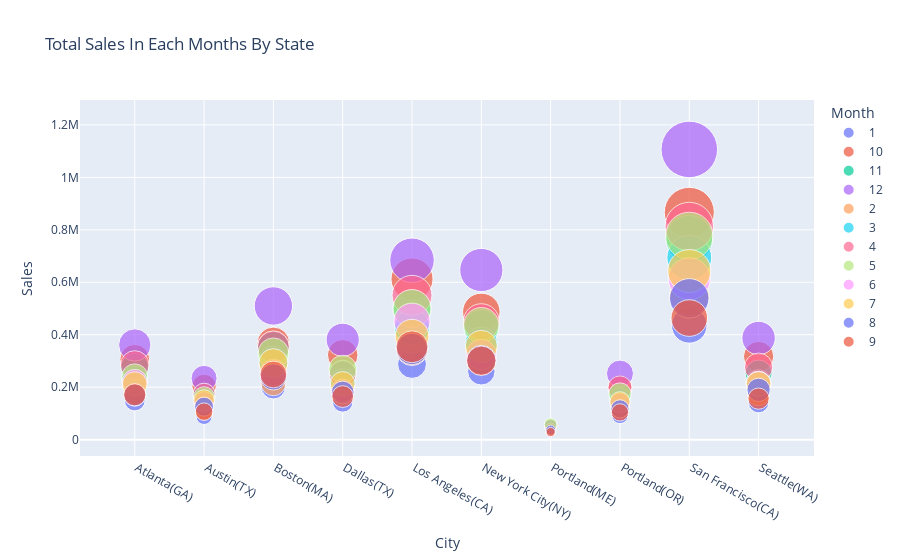

Source (notebook cell):
### Code cell
## Scatter Plot Of Sum of Sales in every month by every City, This plot show all sum of order and Each price of a sale and Sum of sales in all 12 month 

fig = px.scatter(stockData3BestMonth, x="City", y="Sales", size = "Sales", color="Month", title='Total Sales In Each Months By State',  
                 hover_data=['QuantityOrdered', 'PriceEach'], size_max=40,  )
fig.update_traces(texttemplate='%{text:.2s}')
##fig.update_layout(uniformtext_minsize=8, uniformtext_mode='hide')
fig.show()
#with open("figure5.pdf", "wb") as f:
#    f.write(scope.transform(fig, format="pdf"))
fig.write_html("file5.png")

### Figure 1 — Plotly figure (JSON) as saved in the notebook; plotly's stock layout.template omitted (floating-point values rounded to 4 significant figures)
{"data": [{"customdata": [[876, 148500.0], [582, 87660.0], [1174, 200200.0], [878, 142900.0], [1716, 286800.0], [1513, 257900.0], [138, 22630.0], [555, 91830.0], [2661, 433700.0], [810, 139700.0]], "hovertemplate": "Month=1<br>City=%{x}<br>Sales=%{marker.size}<br>QuantityOrdered=%{customdata[0]}<br>PriceEach=%{customdata[1]}<extra></extra>", "legendgroup": "1", "marker": {"color": "#636efa", "size": [149200.0, 88090.0, 201100.0, 143500.0, 288600.0, 260600.0, 22710.0, 92280.0, 435600.0, 140700.0], "sizemode": "area", "sizeref": 691.6, "symbol": "circle"}, "mode": "markers", "name": "1", "orientation": "v", "showlegend": true, "texttemplate": "%{text:.2s}", "type": "scatter", "x": [" Atlanta(GA)", " Austin(TX)", " Boston(MA)", " Dallas(TX)", " Los Angeles(CA)", " New York City(NY)", " Portland(ME)", " Portland(OR)", " San Francisco(CA)", " Seattle(WA)"], "xaxis": "x", "y": [149200.0, 88090.0, 201100.0, 143500.0, 288600.0, 260600.0, 22710.0, 92280.0, 435600.0, 140700.0], "yaxis": "y"}, {"customdata": [[1793, 304500.0], [1235, 202100.0], [2444, 364300.0], [1813, 321400.0], [3725, 609200.0], [2951, 485300.0], [281, 51800.0], [1274, 200200.0], [5310, 861900.0], [1877, 314800.0]], "hovertemplate": "Month=10<br>City=%{x}<br>Sales=%{marker.size}<br>QuantityOrdered=%{customdata[0]}<br>PriceEach=%{customdata[1]}<extra></extra>", "legendgroup": "10", "marker": {"color": "#EF553B", "size": [306300.0, 203200.0, 367000.0, 323100.0, 612500.0, 487000.0, 52320.0, 201800.0, 866700.0, 316900.0], "sizemode": "area", "sizeref": 691.6, "symbol": "circle"}, "mode": "markers", "name": "10", "orientation": "v", "showlegend": true, "texttemplate": "%{text:.2s}", "type": "scatter", "x": [" Atlanta(GA)", " Austin(TX)", " Boston(MA)", " Dallas(TX)", " Los Angeles(CA)", " New York City(NY)", " Portland(ME)", " Portland(OR)", " San Francisco(CA)", " Seattle(WA)"], "xaxis": "x", "y": [306300.0, 203200.0, 367000.0, 323100.0, 612500.0, 487000.0, 52320.0, 201800.0, 866700.0, 316900.0], "yaxis": "y"}, {"customdata": [[1568, 273100.0], [977, 170400.0], [2173, 349600.0], [1562, 247100.0], [3120, 496400.0], [2651, 425700.0], [259, 34500.0], [1065, 172200.0], [4840, 760900.0], [1583, 250600.0]], "hovertemplate": "Month=11<br>City=%{x}<br>Sales=%{marker.size}<br>QuantityOrdered=%{customdata[0]}<br>PriceEach=%{customdata[1]}<extra></extra>", "legendgroup": "11", "marker": {"color": "#00cc96", "size": [275300.0, 171300.0, 351500.0, 248600.0, 499700.0, 428200.0, 34680.0, 173200.0, 765000.0, 252100.0], "sizemode": "area", "sizeref": 691.6, "symbol": "circle"}, "mode": "markers", "name": "11", "orientation": "v", "showlegend": true, "texttemplate": "%{text:.2s}", "type": "scatter", "x": [" Atlanta(GA)", " Austin(TX)", " Boston(MA)", " Dallas(TX)", " Los Angeles(CA)", " New York City(NY)", " Portland(ME)", " Portland(OR)", " San Francisco(CA)", " Seattle(WA)"], "xaxis": "x", "y": [275300.0, 171300.0, 351500.0, 248600.0, 499700.0, 428200.0, 34680.0, 173200.0, 765000.0, 252100.0], "yaxis": "y"}, {"customdata": [[2225, 359100.0], [1518, 232400.0], [3026, 506600.0], [2303, 378200.0], [4378, 679200.0], [3816, 643600.0], [352, 51770.0], [1506, 250800.0], [6787, 1101000.0], [2203, 386200.0]], "hovertemplate": "Month=12<br>City=%{x}<br>Sales=%{marker.size}<br>QuantityOrdered=%{customdata[0]}<br>PriceEach=%{customdata[1]}<extra></extra>", "legendgroup": "12", "marker": {"color": "#ab63fa", "size": [360900.0, 233800.0, 509600.0, 380700.0, 684000.0, 646800.0, 51970.0, 251700.0, 1107000.0, 387300.0], "sizemode": "area", "sizeref": 691.6, "symbol": "circle"}, "mode": "markers", "name": "12", "orientation": "v", "showlegend": true, "texttemplate": "%{text:.2s}", "type": "scatter", "x": [" Atlanta(GA)", " Austin(TX)", " Boston(MA)", " Dallas(TX)", " Los Angeles(CA)", " New York City(NY)", " Portland(ME)", " Portland(OR)", " San Francisco(CA)", " Seattle(WA)"], "xaxis": "x", "y": [360900.0, 233800.0, 509600.0, 380700.0, 684000.0, 646800.0, 51970.0, 251700.0, 1107000.0, 387300.0], "yaxis": "y"}, {"customdata": [[1042, 175900.0], [685, 108300.0], [1400, 213600.0], [1112, 185400.0], [2160, 339600.0], [1805, 303000.0], [208, 29700.0], [728, 118900.0], [3243, 544200.0], [1066, 170200.0]], "hovertemplate": "Month=2<br>City=%{x}<br>Sales=%{marker.size}<br>QuantityOrdered=%{customdata[0]}<br>PriceEach=%{customdata[1]}<extra></extra>", "legendgroup": "2", "marker": {"color": "#FFA15A", "size": [176500.0, 108800.0, 214800.0, 186700.0, 342100.0, 305400.0, 29850.0, 119600.0, 547100.0, 171300.0], "sizemode": "area", "sizeref": 691.6, "symbol": "circle"}, "mode": "markers", "name": "2", "orientation": "v", "showlegend": true, "texttemplate": "%{text:.2s}", "type": "scatter", "x": [" Atlanta(GA)", " Austin(TX)", " Boston(MA)", " Dallas(TX)", " Los Angeles(CA)", " New York City(NY)", " Portland(ME)", " Portland(OR)", " San Francisco(CA)", " Seattle(WA)"], "xaxis": "x", "y": [176500.0, 108800.0, 214800.0, 186700.0, 342100.0, 305400.0, 29850.0, 119600.0, 547100.0, 171300.0], "yaxis": "y"}, {"customdata": [[1384, 230100.0], [952, 153700.0], [1881, 299000.0], [1349, 221200.0], [2755, 427800.0], [2211, 365100.0], [214, 30270.0], [903, 155400.0], [4025, 690400.0], [1331, 218200.0]], "hovertemplate": "Month=3<br>City=%{x}<br>Sales=%{marker.size}<br>QuantityOrdered=%{customdata[0]}<br>PriceEach=%{customdata[1]}<extra></extra>", "legendgroup": "3", "marker": {"color": "#19d3f3", "size": [231900.0, 154500.0, 301000.0, 222400.0, 429900.0, 367300.0, 30520.0, 156700.0, 693700.0, 219100.0], "sizemode": "area", "sizeref": 691.6, "symbol": "circle"}, "mode": "markers", "name": "3", "orientation": "v", "showlegend": true, "texttemplate": "%{text:.2s}", "type": "scatter", "x": [" Atlanta(GA)", " Austin(TX)", " Boston(MA)", " Dallas(TX)", " Los Angeles(CA)", " New York City(NY)", " Portland(ME)", " Portland(OR)", " San Francisco(CA)", " Seattle(WA)"], "xaxis": "x", "y": [231900.0, 154500.0, 301000.0, 222400.0, 429900.0, 367300.0, 30520.0, 156700.0, 693700.0, 219100.0], "yaxis": "y"}, {"customdata": [[1634, 282900.0], [1092, 171500.0], [2189, 351700.0], [1518, 250200.0], [3398, 546900.0], [2746, 445300.0], [265, 42370.0], [1132, 196600.0], [4975, 805700.0], [1609, 274700.0]], "hovertemplate": "Month=4<br>City=%{x}<br>Sales=%{marker.size}<br>QuantityOrdered=%{customdata[0]}<br>PriceEach=%{customdata[1]}<extra></extra>", "legendgroup": "4", "marker": {"color": "#FF6692", "size": [284400.0, 172700.0, 353800.0, 251400.0, 550300.0, 449400.0, 42540.0, 197400.0, 812400.0, 276300.0], "sizemode": "area", "sizeref": 691.6, "symbol": "circle"}, "mode": "markers", "name": "4", "orientation": "v", "showlegend": true, "texttemplate": "%{text:.2s}", "type": "scatter", "x": [" Atlanta(GA)", " Austin(TX)", " Boston(MA)", " Dallas(TX)", " Los Angeles(CA)", " New York City(NY)", " Portland(ME)", " Portland(OR)", " San Francisco(CA)", " Seattle(WA)"], "xaxis": "x", "y": [284400.0, 172700.0, 353800.0, 251400.0, 550300.0, 449400.0, 42540.0, 197400.0, 812400.0, 276300.0], "yaxis": "y"}, {"customdata": [[1502, 237600.0], [961, 159800.0], [1991, 326000.0], [1616, 267100.0], [2885, 497200.0], [2555, 433400.0], [241, 57870.0], [1068, 173100.0], [4443, 772400.0], [1405, 210700.0]], "hovertemplate": "Month=5<br>City=%{x}<br>Sales=%{marker.size}<br>QuantityOrdered=%{customdata[0]}<br>PriceEach=%{customdata[1]}<extra></extra>", "legendgroup": "5", "marker": {"color": "#B6E880", "size": [238900.0, 160600.0, 328800.0, 268500.0, 499700.0, 436100.0, 57980.0, 173700.0, 776700.0, 211700.0], "sizemode": "area", "sizeref": 691.6, "symbol": "circle"}, "mode": "markers", "name": "5", "orientation": "v", "showlegend": true, "texttemplate": "%{text:.2s}", "type": "scatter", "x": [" Atlanta(GA)", " Austin(TX)", " Boston(MA)", " Dallas(TX)", " Los Angeles(CA)", " New York City(NY)", " Portland(ME)", " Portland(OR)", " San Francisco(CA)", " Seattle(WA)"], "xaxis": "x", "y": [238900.0, 160600.0, 328800.0, 268500.0, 499700.0, 436100.0, 57980.0, 173700.0, 776700.0, 211700.0], "yaxis": "y"}, {"customdata": [[1231, 218900.0], [803, 143200.0], [1614, 252700.0], [1188, 185800.0], [2452, 449400.0], [1999, 322500.0], [231, 29850.0], [850, 139007], [3687, 607700.0], [1198, 213000.0]], "hovertemplate": "Month=6<br>City=%{x}<br>Sales=%{marker.size}<br>QuantityOrdered=%{customdata[0]}<br>PriceEach=%{customdata[1]}<extra></extra>", "legendgroup": "6", "marker": {"color": "#FF97FF", "size": [219800.0, 144100.0, 254700.0, 186900.0, 451500.0, 324100.0, 30030.0, 139600.0, 613200.0, 213900.0], "sizemode": "area", "sizeref": 691.6, "symbol": "circle"}, "mode": "markers", "name": "6", "orientation": "v", "showlegend": true, "texttemplate": "%{text:.2s}", "type": "scatter", "x": [" Atlanta(GA)", " Austin(TX)", " Boston(MA)", " Dallas(TX)", " Los Angeles(CA)", " New York City(NY)", " Portland(ME)", " Portland(OR)", " San Francisco(CA)", " Seattle(WA)"], "xaxis": "x", "y": [219800.0, 144100.0, 254700.0, 186900.0, 451500.0, 324100.0, 30030.0, 139600.0, 613200.0, 213900.0], "yaxis": "y"}, {"customdata": [[1259, 211000.0], [850, 149800.0], [1772, 290200.0], [1236, 211200.0], [2501, 392200.0], [2168, 353300.0], [218, 32020.0], [809, 143400.0], [3994, 638095], [1265, 211400.0]], "hovertemplate": "Month=7<br>City=%{x}<br>Sales=%{marker.size}<br>QuantityOrdered=%{customdata[0]}<br>PriceEach=%{customdata[1]}<extra></extra>", "legendgroup": "7", "marker": {"color": "#FECB52", "size": [211800.0, 150300.0, 291500.0, 212300.0, 394300.0, 355700.0, 32420.0, 144000.0, 642900.0, 212500.0], "sizemode": "area", "sizeref": 691.6, "symbol": "circle"}, "mode": "markers", "name": "7", "orientation": "v", "showlegend": true, "texttemplate": "%{text:.2s}", "type": "scatter", "x": [" Atlanta(GA)", " Austin(TX)", " Boston(MA)", " Dallas(TX)", " Los Angeles(CA)", " New York City(NY)", " Portland(ME)", " Portland(OR)", " San Francisco(CA)", " Seattle(WA)"], "xaxis": "x", "y": [211800.0, 150300.0, 291500.0, 212300.0, 394300.0, 355700.0, 32420.0, 144000.0, 642900.0, 212500.0], "yaxis": "y"}, {"customdata": [[1053, 168400.0], [735, 125146], [1408, 236900.0], [1102, 179000.0], [2076, 344300.0], [1809, 301200.0], [182, 35750.0], [745, 116100.0], [3191, 535100.0], [1147, 188500.0]], "hovertemplate": "Month=8<br>City=%{x}<br>Sales=%{marker.size}<br>QuantityOrdered=%{customdata[0]}<br>PriceEach=%{customdata[1]}<extra></extra>", "legendgroup": "8", "marker": {"color": "#636efa", "size": [169300.0, 125700.0, 239300.0, 179800.0, 345900.0, 303200.0, 36000.0, 116900.0, 538800.0, 189700.0], "sizemode": "area", "sizeref": 691.6, "symbol": "circle"}, "mode": "markers", "name": "8", "orientation": "v", "showlegend": true, "texttemplate": "%{text:.2s}", "type": "scatter", "x": [" Atlanta(GA)", " Austin(TX)", " Boston(MA)", " Dallas(TX)", " Los Angeles(CA)", " New York City(NY)", " Portland(ME)", " Portland(OR)", " San Francisco(CA)", " Seattle(WA)"], "xaxis": "x", "y": [169300.0, 125700.0, 239300.0, 179800.0, 345900.0, 303200.0, 36000.0, 116900.0, 538800.0, 189700.0], "yaxis": "y"}, {"customdata": [[1035, 169900.0], [763, 105800.0], [1456, 246600.0], [1053, 163100.0], [2123, 352500.0], [1708, 299000.0], [161, 28660.0], [668, 103200.0], [3083, 460900.0], [1059, 155300.0]], "hovertemplate": "Month=9<br>City=%{x}<br>Sales=%{marker.size}<br>QuantityOrdered=%{customdata[0]}<br>PriceEach=%{customdata[1]}<extra></extra>", "legendgroup": "9", "marker": {"color": "#EF553B", "size": [171300.0, 106500.0, 248400.0, 164200.0, 354100.0, 300600.0, 28760.0, 103800.0, 463600.0, 156400.0], "sizemode": "area", "sizeref": 691.6, "symbol": "circle"}, "mode": "markers", "name": "9", "orientation": "v", "showlegend": true, "texttemplate": "%{text:.2s}", "type": "scatter", "x": [" Atlanta(GA)", " Austin(TX)", " Boston(MA)", " Dallas(TX)", " Los Angeles(CA)", " New York City(NY)", " Portland(ME)", " Portland(OR)", " San Francisco(CA)", " Seattle(WA)"], "xaxis": "x", "y": [171300.0, 106500.0, 248400.0, 164200.0, 354100.0, 300600.0, 28760.0, 103800.0, 463600.0, 156400.0], "yaxis": "y"}], "layout": {"legend": {"itemsizing": "constant", "title": {"text": "Month"}, "tracegroupgap": 0}, "title": {"text": "Total Sales In Each Months By State"}, "xaxis": {"anchor": "y", "domain": [0, 1], "title": {"text": "City"}}, "yaxis": {"anchor": "x", "domain": [0, 1], "title": {"text": "Sales"}}}}
